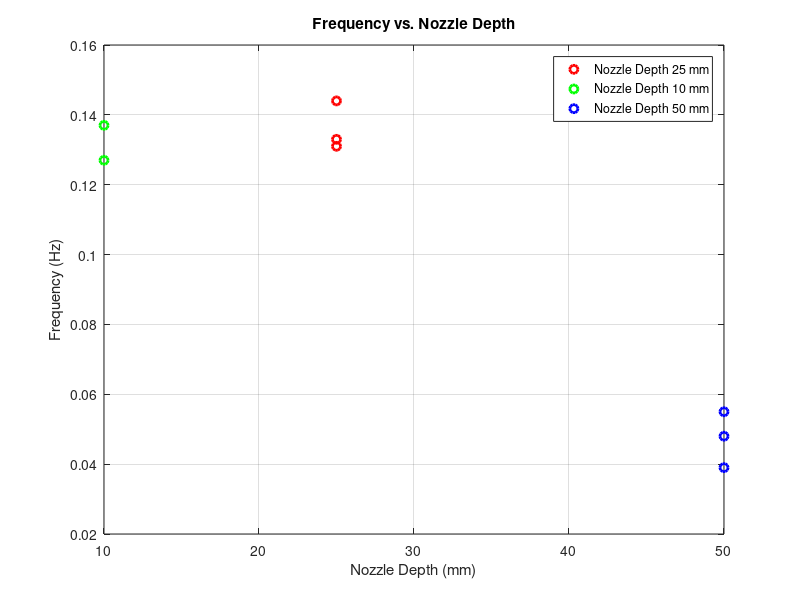

MATLAB code for this plot:
point_25_01 = 0.144;
point_25_02 = 0.133;
point_25_03 = 0.131;

point_10_01 = 0.127;
point_10_02 = 0.137;

point_50_01 = 0.055;
point_50_02 = 0.048;
point_50_03 = 0.039;

close all;

figure("Name", "Frequency v.s. nozzle depth");
plot([25 25 25], [point_25_01 point_25_02 point_25_03], 'ro', 'DisplayName', 'Nozzle Depth 25 mm', 'LineWidth', 2);
hold on;
plot([10 10], [point_10_01 point_10_02], 'go', 'DisplayName', 'Nozzle Depth 10 mm', 'LineWidth', 2);
plot([50 50 50], [point_50_01 point_50_02 point_50_03], 'bo', 'DisplayName', 'Nozzle Depth 50 mm', 'LineWidth', 2);
xlabel('Nozzle Depth (mm)');
ylabel('Frequency (Hz)');
title('Frequency vs. Nozzle Depth');
legend;
grid on;
